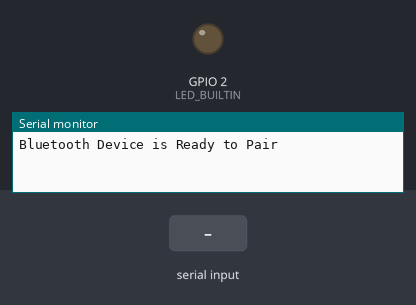
Simulated run of this sketch. Board: ESP32. Shown: output pins drawn as LEDs (lit = HIGH), the last lines printed to the serial monitor. Inputs (shaded band) come from the test bench. Nothing arrives over Bluetooth unless stated.

Above: at 1.2 s.
1.3 s: "on" received over the second serial link
At 2.5 s:
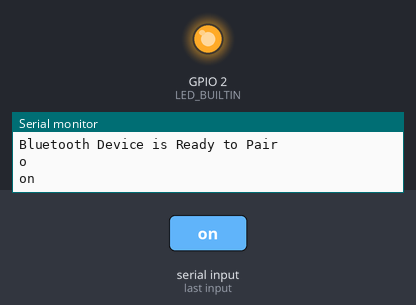
2.8 s: "off" received over the second serial link
At 3.6 s:
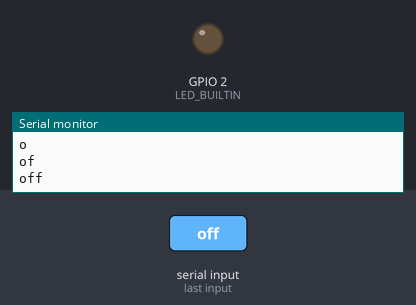
Timing chart, 0 to 5.8 s (numbered marks = the images above; inputs shaded):
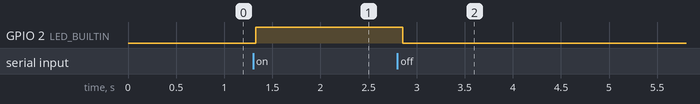

The sketch:

esp32.ino
```cpp
#include "BluetoothSerial.h"

BluetoothSerial ESP_BT; //Object for Bluetooth

String incoming;
int LED_BUILTIN = 2;

void setup() {
  Serial.begin(115200); //Start Serial monitor in 115200
  ESP_BT.begin("ESP32_cd"); //Name of your Bluetooth Signal
  Serial.println("Bluetooth Device is Ready to Pair");

  pinMode (LED_BUILTIN, OUTPUT);//Specify that LED pin is output
}

void loop() {

  if (ESP_BT.available()) //Check if we receive anything from Bluetooth
  {
    char A = ESP_BT.read();
    if (A != '/n') {
      incoming += String(A);
    }
    Serial.println(incoming);

    if (incoming == "on")
    {
      digitalWrite(LED_BUILTIN, HIGH);
      ESP_BT.println("LED turned ON");
      incoming = "";
    }

    if (incoming == "off")
    {
      digitalWrite(LED_BUILTIN, LOW);
      ESP_BT.println("LED turned OFF");
      incoming = "";

    }
  }
  delay(20);
}
```

Measured:
- after the input at 1.3 s, GPIO 2 (LED_BUILTIN): LOW → HIGH at once
- after the input at 2.8 s, GPIO 2 (LED_BUILTIN): HIGH → LOW after 0.06 s
